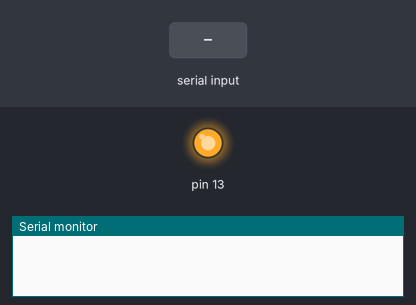
Bench run of a sketch on a simulated Arduino Uno, built with avr-gcc and run on an emulated ATmega328P. Shown: output pins drawn as LEDs (lit = HIGH), the last lines printed to the serial monitor. The test bench sets the inputs (shaded band).

Above: at 1.2 s.
1.3 s: "world" received over Serial
At 3.5 s:
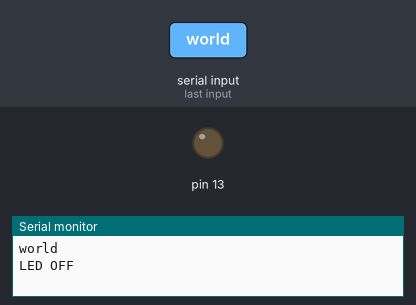
3.8 s: "hello" received over Serial
At 5.5 s:
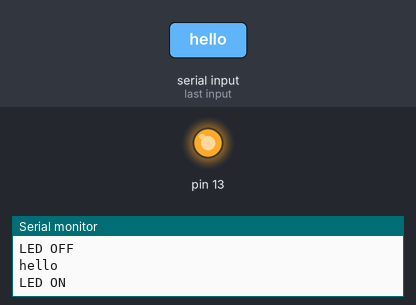
Timing chart, 0 to 7.0 s (numbered marks = the images above; inputs shaded):
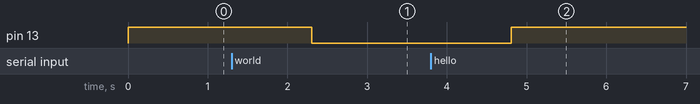

Measured:
- after the input at 1.3 s, pin 13: HIGH → LOW after 1.0 s
- after the input at 3.8 s, pin 13: LOW → HIGH after 1.0 s

The sketch:

Serial_LED_Switch_String.ino
```cpp
void setup() {
  // put your setup code here, to run once:
  pinMode(13, OUTPUT);
  digitalWrite(13, HIGH);

  Serial.begin(9600);

}

void loop() {
  // put your main code here, to run repeatedly:
  if (Serial.available() > 0);
  {
    String msg = "";
    if (Serial.available() > 0)
    {

      msg = Serial.readString();

      Serial.println(msg);
    }

    if (msg == "hello")
    {
      digitalWrite(13, HIGH);
      Serial.println("LED ON");
    }
    else if (msg == "world")
    {
      digitalWrite(13, LOW);
      Serial.println("LED OFF");
    }
  }
}
```
